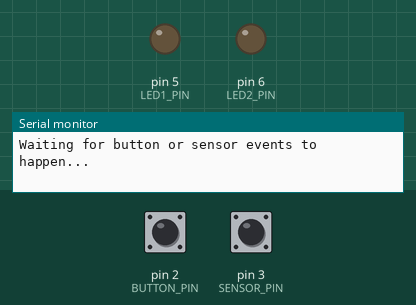
Bench run of a sketch on a simulated Arduino Uno, built with avr-gcc and run on an emulated ATmega328P. Parts: output pins drawn as LEDs (lit = HIGH), the last lines printed to the serial monitor. Dashed ring = blinking. The test bench sets the inputs (shaded band); at power-on: pin 2 (BUTTON_PIN) HIGH, pin 3 (SENSOR_PIN) LOW.

Above: at 1.2 s.
1.3 s: pin 2 (BUTTON_PIN) pulled LOW for 0.15 s
At 2.5 s:
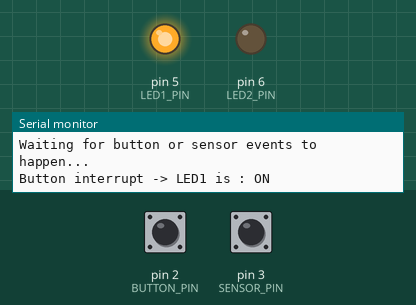
2.9 s: pin 3 (SENSOR_PIN) driven HIGH
At 3.9 s:
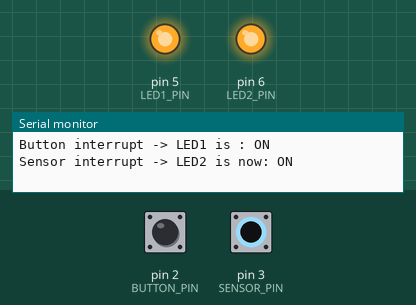
4.4 s: pin 2 (BUTTON_PIN) pulled LOW for 1 s
At 5.1 s:
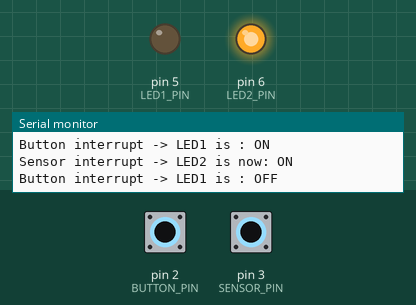
6.9 s: pin 2 (BUTTON_PIN) pulled LOW for 3.2 s
At 8.3 s:
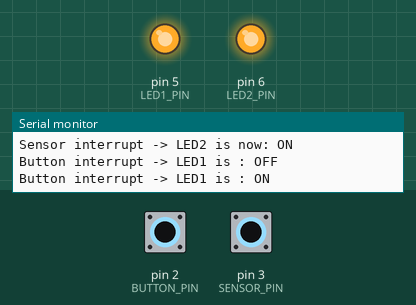
11.6 s: pin 3 (SENSOR_PIN) pulsed LOW 5 times (0.12 s each, 0.3 s apart)
At 12.17 s:
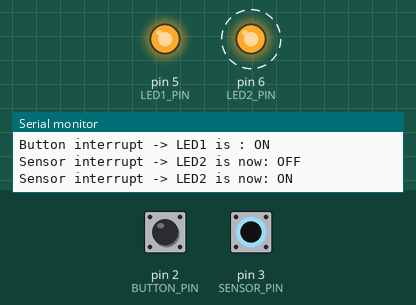
Timing chart, 0 to 14.6 s (numbered marks = the images above; inputs shaded):
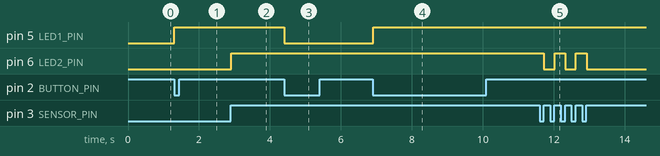

The sketch:

arduino_interrupt.ino
```cpp
/*

   - Push button on pin D2 will toggle LED1
   - PIR motion sensor on pin D3 will toggle LED2
   - Interrupts detect button presses and sensor triggers
   - Main loop checks "flags" and updates LEDs with debounce
*/

const uint8_t BUTTON_PIN = 2;   // Pushbutton connected here
const uint8_t SENSOR_PIN = 3;   // PIR sensor output connected here
const uint8_t LED1_PIN   = 5;   // LED1 connected here
const uint8_t LED2_PIN   = 6;   // LED2 connected here

// These "flags" are signals from the interrupt routines
// They are set to 'true' when an event happens
volatile bool buttonFlag = false;
volatile bool sensorFlag = false;

// These variables are used for debouncing (avoiding false multiple triggers)
//using timing logic to ignore rapid repeat signals that happen too quickly
unsigned long lastButtonMillis = 0;
unsigned long lastSensorMillis = 0;
const unsigned long DEBOUNCE_MS = 200; // 200ms = 0.2 second debounce window

// Variables to remember the ON/OFF state of LEDs
bool led1State = false;
bool led2State = false;

/*
   setup() runs once when the board is powered or reset.
   Here we set up Serial communication, configure pins,
   and attach the interrupt functions.
*/
void setup() {
  Serial.begin(115200);              // Start Serial Monitor at 115200 baud
  while (!Serial) { }                // Wait until Serial Monitor opens

  // Configure LED pins as outputs
  pinMode(LED1_PIN, OUTPUT);
  pinMode(LED2_PIN, OUTPUT);
  digitalWrite(LED1_PIN, LOW);       // Start with LEDs OFF
  digitalWrite(LED2_PIN, LOW);

  // Configure button pin with internal pull-up resistor
  // This means the button pin will be normally HIGH, and when pressed it goes LOW
  pinMode(BUTTON_PIN, INPUT_PULLUP);

  // Configure sensor pin as input
  pinMode(SENSOR_PIN, INPUT);

  // Attach interrupts:
  // When button goes from HIGH to LOW (pressed), call buttonISR()
  attachInterrupt(digitalPinToInterrupt(BUTTON_PIN), buttonISR, FALLING);

  // When sensor goes from LOW to HIGH (motion detected), call sensorISR()
  attachInterrupt(digitalPinToInterrupt(SENSOR_PIN), sensorISR, RISING);

  Serial.println("Waiting for button or sensor events to happen...");
}

/*
   loop() runs again and again forever.
   We check the flags set by the interrupt routines,
   handle debouncing, and update LEDs + print messages.
*/
void loop() {
  // --- Handle Button Events ---
  if (buttonFlag) {                        // If button ISR has set the flag
    unsigned long now = millis();          // Current time in ms
    if (now - lastButtonMillis >= DEBOUNCE_MS) {  // Check debounce
      lastButtonMillis = now;              // Update last valid press time
      led1State = !led1State;              // Toggle LED1 state (ON -> OFF -> ON ...)
      digitalWrite(LED1_PIN, led1State ? HIGH : LOW);

      Serial.print("Button interrupt -> LED1 is : ");
      Serial.println(led1State ? "ON" : "OFF");
    }
    buttonFlag = false;                    // Clear the flag after handling
  }

  // --- Handle Sensor Events ---
  if (sensorFlag) {                        // If sensor ISR has set the flag
    unsigned long now = millis();
    if (now - lastSensorMillis >= DEBOUNCE_MS) {  // Check debounce
      lastSensorMillis = now;
      led2State = !led2State;              // Toggle LED2 state
      digitalWrite(LED2_PIN, led2State ? HIGH : LOW);

      Serial.print("Sensor interrupt -> LED2 is now: ");
      Serial.println(led2State ? "ON" : "OFF");
    }
    sensorFlag = false;                    // Clear the flag after handling
  }

  delay(10);  // Small delay to avoid busy looping
}

/*
   buttonISR() is the Interrupt Service Routine for the button.
   It is called automatically when the button is pressed.
   We DO NOT do heavy work here — just set a flag.
*/
void buttonISR() {
  buttonFlag = true;  // Tell the main loop that the button was pressed
}

/*
   sensorISR() is the Interrupt Service Routine for the PIR sensor.
   It is called automatically when the sensor detects motion.
   Again, we only set a flag here.
*/
void sensorISR() {
  sensorFlag = true;  // Tell the main loop that the sensor triggered
}
```

Measured:
- after the input at 1.3 s, pin 5 (LED1_PIN): LOW → HIGH at once
- after the input at 2.9 s, pin 6 (LED2_PIN): LOW → HIGH at once
- after the input at 4.4 s, pin 5 (LED1_PIN): HIGH → LOW at once
- after the input at 6.9 s, pin 5 (LED1_PIN): LOW → HIGH at once
- after the input at 11.6 s, pin 6 (LED2_PIN): alternates HIGH for 0.30 s and LOW for 0.30 s, 5 changes in all, then stays LOW, starting after 0.12 s
